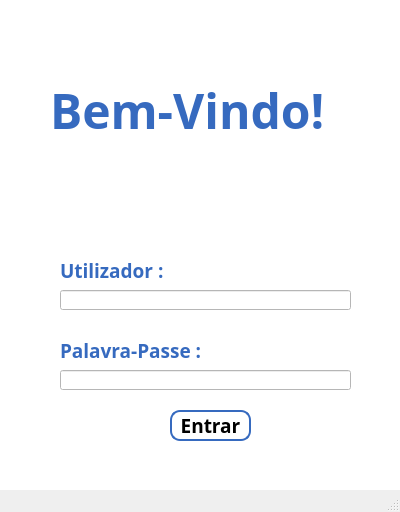
<?xml version="1.0" encoding="UTF-8"?>
<ui version="4.0">
 <class>MainWindow_Login</class>
 <widget class="QMainWindow" name="MainWindow_Login">
  <property name="enabled">
   <bool>true</bool>
  </property>
  <property name="geometry">
   <rect>
    <x>0</x>
    <y>0</y>
    <width>400</width>
    <height>512</height>
   </rect>
  </property>
  <property name="windowTitle">
   <string>MainWindow</string>
  </property>
  <widget class="QWidget" name="centralwidget">
   <property name="styleSheet">
    <string notr="true">QPushButton {
    background-color: white; 
	color: black;
	border-radius: 10px;       
	border: 2px solid #366abf;
}

QLabel {
color: #366abf;
}

QDateTimeEdit{
background-color:white; 
color: black;
border: 2px solid #366abf;
}

QTableView{
 border: 2px solid #366abf; /* Espessura, Estilo (solid/dashed/dotted) e Cor */
    border-radius: 5px;       /* Cantos arredondados */
    gridline-color: #dcdcdc;   /* Cor das linhas que separam as células */
    background-color: white;
    selection-background-color: lightblue; /* Cor da linha quando selecionada */
}

QLCDNumber{
border: 2px solid #366abf;
border-radius: 10px;
}
QWidget{
background-color: white;

}</string>
   </property>
   <widget class="QLCDNumber" name="relogioLCD">
    <property name="geometry">
     <rect>
      <x>480</x>
      <y>510</y>
      <width>64</width>
      <height>23</height>
     </rect>
    </property>
   </widget>
   <widget class="QLabel" name="label_Utilizador">
    <property name="geometry">
     <rect>
      <x>60</x>
      <y>260</y>
      <width>111</width>
      <height>20</height>
     </rect>
    </property>
    <property name="font">
     <font>
      <family>Arial Black</family>
      <pointsize>14</pointsize>
      <weight>75</weight>
      <bold>true</bold>
     </font>
    </property>
    <property name="text">
     <string>Utilizador :</string>
    </property>
   </widget>
   <widget class="QLineEdit" name="lineEdit_Utilizador">
    <property name="geometry">
     <rect>
      <x>60</x>
      <y>290</y>
      <width>291</width>
      <height>20</height>
     </rect>
    </property>
   </widget>
   <widget class="QLabel" name="label_Passe">
    <property name="geometry">
     <rect>
      <x>60</x>
      <y>340</y>
      <width>171</width>
      <height>20</height>
     </rect>
    </property>
    <property name="font">
     <font>
      <family>Arial Black</family>
      <pointsize>14</pointsize>
      <weight>75</weight>
      <bold>true</bold>
     </font>
    </property>
    <property name="text">
     <string>Palavra-Passe :</string>
    </property>
   </widget>
   <widget class="QLineEdit" name="lineEdit_Passe">
    <property name="geometry">
     <rect>
      <x>60</x>
      <y>370</y>
      <width>291</width>
      <height>20</height>
     </rect>
    </property>
   </widget>
   <widget class="QPushButton" name="pushButton_Entrar">
    <property name="geometry">
     <rect>
      <x>170</x>
      <y>410</y>
      <width>81</width>
      <height>31</height>
     </rect>
    </property>
    <property name="font">
     <font>
      <family>Arial Black</family>
      <pointsize>14</pointsize>
      <weight>75</weight>
      <bold>true</bold>
     </font>
    </property>
    <property name="text">
     <string>Entrar</string>
    </property>
   </widget>
   <widget class="QLabel" name="label_LoginTitulo">
    <property name="geometry">
     <rect>
      <x>50</x>
      <y>80</y>
      <width>301</width>
      <height>61</height>
     </rect>
    </property>
    <property name="font">
     <font>
      <family>Arial Black</family>
      <pointsize>36</pointsize>
      <weight>75</weight>
      <bold>true</bold>
     </font>
    </property>
    <property name="text">
     <string>Bem-Vindo!</string>
    </property>
   </widget>
  </widget>
  <widget class="QMenuBar" name="menubar">
   <property name="geometry">
    <rect>
     <x>0</x>
     <y>0</y>
     <width>400</width>
     <height>21</height>
    </rect>
   </property>
  </widget>
  <widget class="QStatusBar" name="statusbar"/>
 </widget>
 <resources/>
 <connections/>
</ui>
